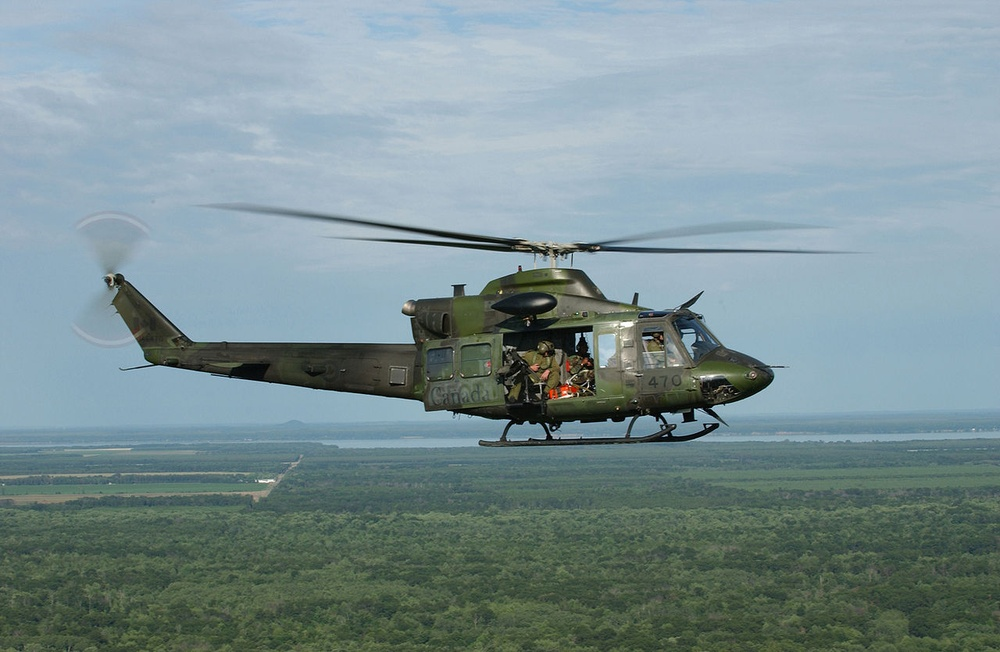
#> input picture heli.jpg, 1000 x 652 px, shrunk from 1280 x 834 before the run
$ python resim-donusum.py
#> lines starting #> are read from the running program, lines starting #| are printed output that depends on the picture
import cv2
import numpy as np

img = cv2.imread("heli.jpg",0)
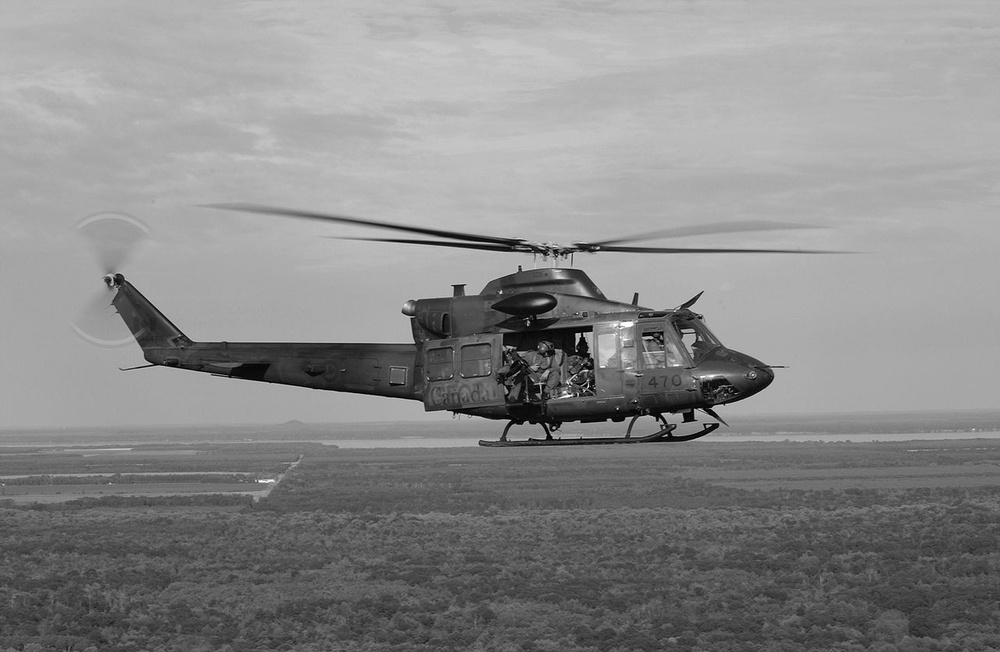
#> img: shape (652, 1000); min 0, max 255, mean 137.8
row,col = img.shape
#> row = 652; col = 1000

m = np.float32([[1,0,10],[0,1,10]])

dst = cv2.warpAffine(img,m,(row,col))
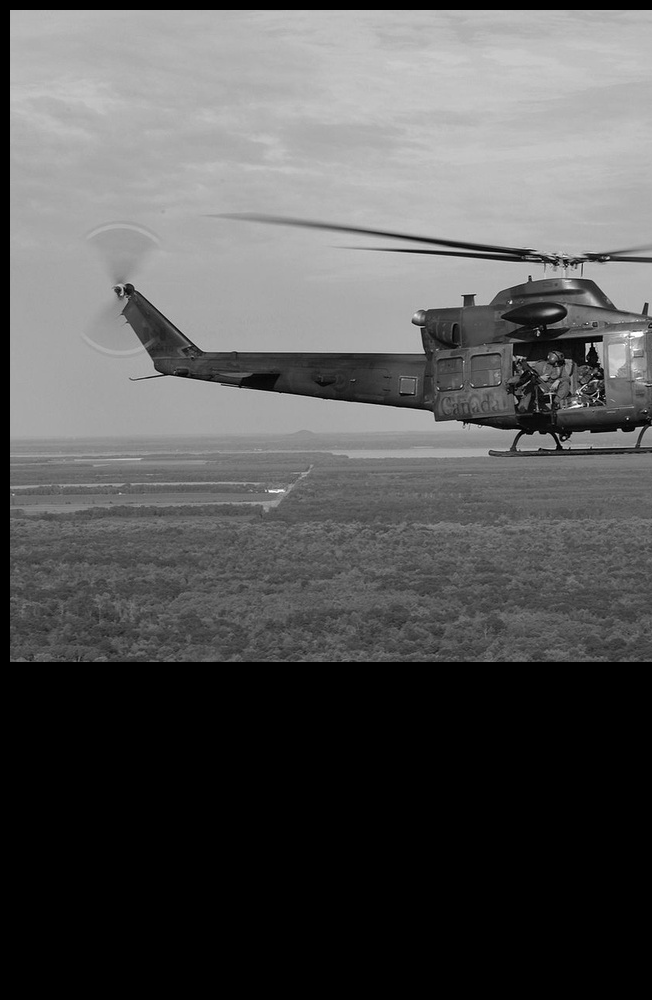
#> dst: shape (1000, 652); min 0, max 255, mean 87.3

cv2.imshow("original",img)
cv2.imshow("yeni",dst)

cv2.waitKey(0)
cv2.destroyAllWindows()

$ run again, with bilateral.png saved as heli.jpg
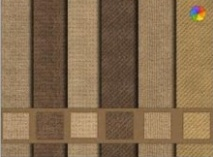
#> input picture bilateral.png, 213 x 157 px
#> `img = cv2.imread("heli.jpg",0)`:
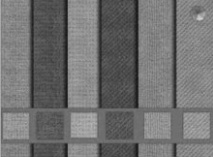
#> img: shape (157, 213); min 24, max 209, mean 112.9
#> `dst = cv2.warpAffine(img,m,(row,col))`:
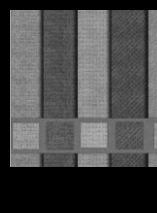
#> dst: shape (213, 157); min 0, max 181, mean 73.1
